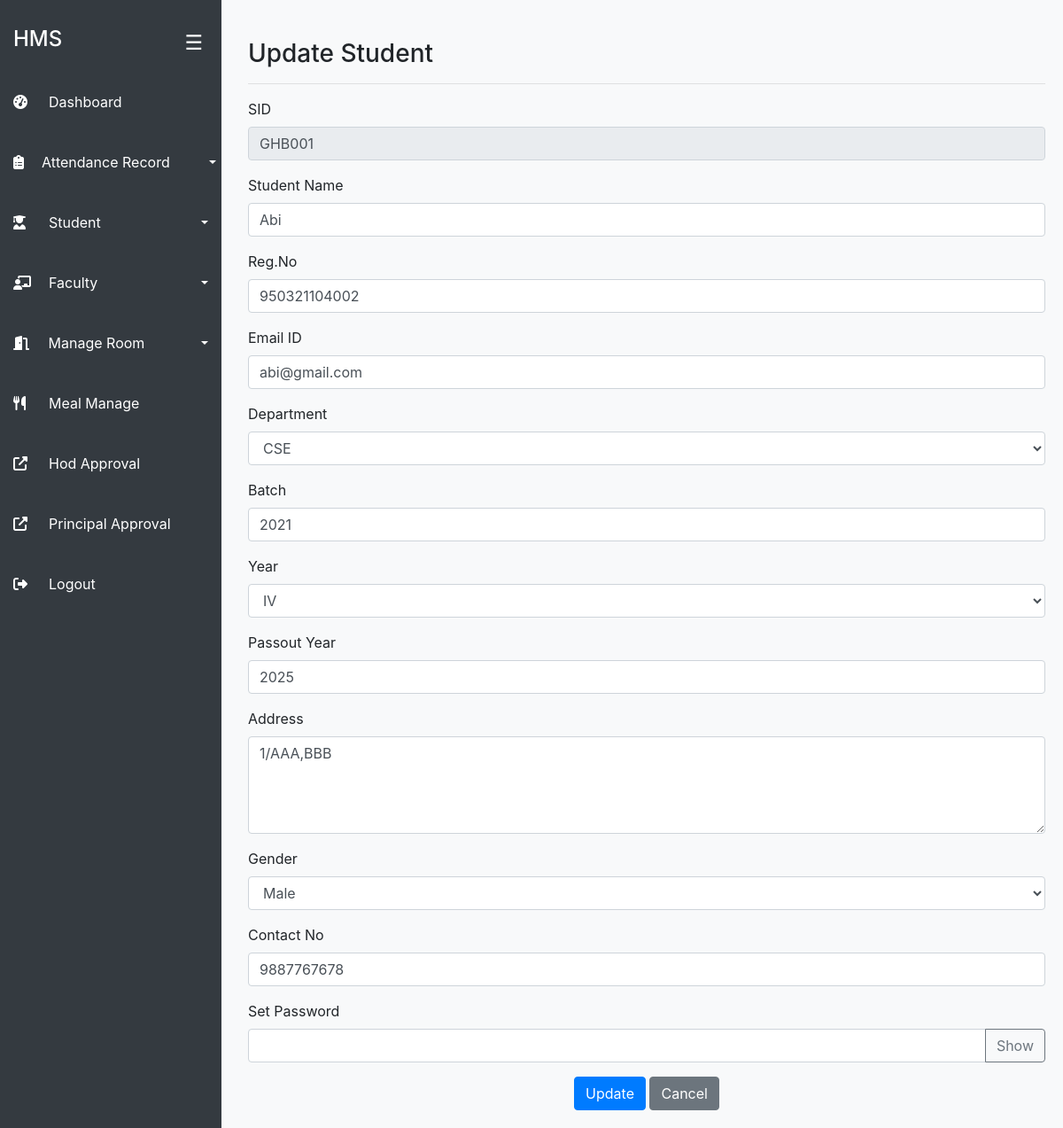
The app's page /admin/edit_student.php?id=GHB001 (signed in) with its own data.
### tables this page shows
CREATE TABLE `students` (
  `sid` varchar(200) NOT NULL,
  `name` varchar(200) NOT NULL,
  `st_id` varchar(200) NOT NULL,
  `department` varchar(350) NOT NULL,
  `gender` varchar(350) NOT NULL,
  `email` varchar(200) NOT NULL,
  `password` varchar(200) NOT NULL,
  `joining_year` year(4) NOT NULL,
  `passout_year` year(4) NOT NULL,
  `current_year` varchar(10) NOT NULL,
  `address` varchar(200) NOT NULL,
  `mobile` varchar(255) NOT NULL,
  `room_no` varchar(200) NOT NULL
);

### admin/edit_student.php (the view, shortened to what this page needs)
<?php
$sid = mysqli_real_escape_string($connection, $_GET['id']);
$query = "SELECT * FROM students WHERE sid = '$sid'";
$query_run = mysqli_query($connection, $query);
$student = mysqli_fetch_assoc($query_run);
?>
<!DOCTYPE html>
<html lang="en">
<head>
    <link rel="stylesheet" href="https://stackpath.bootstrapcdn.com/bootstrap/4.3.1/css/bootstrap.min.css">
</head>
<body style="background-color: #f8f9fa;">
<?php include('sidebar.php'); ?>
<br>
<div class="main-content" style="margin-left: 260px; padding: 20px;">
    <div class="">
        <h3>Update Student</h3>
        <hr>
        <form method="POST">
            <div class="form-group">
                <label for="sid">SID</label>
                <input type="text" class="form-control" name="sid" value="<?= $student['sid'] ?>" readonly>
            </div>
            <div class="form-group">
                <label for="name">Student Name</label>
                <input type="text" class="form-control" name="name" value="<?= $student['name'] ?>" required>
            </div>
            <div class="form-group">
                <label for="st_id">Reg.No</label>
                <input type="text" class="form-control" name="st_id" value="<?= $student['st_id'] ?>" required>
            </div>
            <div class="form-group">
                <label for="email">Email ID</label>
                <input type="email" class="form-control" name="email" value="<?= $student['email'] ?>" required>
            </div>
            <div class="form-group">
                <label for="department">Department</label>
                <select class="form-control" name="department" required>
                    <option value="<?= $student['department'] ?>" selected><?= $student['department'] ?></option>
                </select>
            </div>
            <div class="form-group">
                <label for="joining_year">Batch</label>
                <input type="number" class="form-control" name="joining_year" value="<?= $student['joining_year'] ?>" required>
            </div>
            <div class="form-group">
                <label for="current_year">Year</label>
                <select class="form-control" name="current_year" required>
                    <option value="<?= $student['current_year'] ?>" selected><?= $student['current_year'] ?></option>
                </select>
            </div>
            <div class="form-group">
                <label for="passout_year">Passout Year</label>
                <input type="number" class="form-control" name="passout_year" value="<?= $student['passout_year'] ?>" required>
            </div>
            <div class="form-group">
                <label for="address">Address</label>
                <textarea class="form-control" name="address" rows="4" required><?= $student['address'] ?></textarea>
            </div>
            <div class="form-group">
                <label for="gender">Gender</label>
                <select class="form-control" name="gender" required>
                    <option value="<?= $student['gender'] ?>" selected><?= $student['gender'] ?></option>
                </select>
            </div>
            <div class="form-group">
                <label for="mobile">Contact No</label>
                <input type="tel" class="form-control" name="mobile" value="<?= $student['mobile'] ?>" pattern="[0-9]{10}" required>
            </div>
            <div class="form-group">
                    <label for="password">Set Password</label>
                    <div class="input-group">
                    <input type="password" class="form-control" id="password" name="password" required>
                    <div class="input-group-append">
                    <button type="button" class="btn btn-outline-secondary" id="togglePassword">
                    Show
                   </button>
               </div>
            </div>
        </div>
            <center>
                <button type="submit" class="btn btn-primary" name="update_student">Update</button>
                <a href="view_students.php" class="btn btn-secondary">Cancel</a>
            </center>
        </form>
    </div>
</div>
</body>
</html>

### admin/edit_student.php (style rules this page uses)
.main-content { margin-left: 250px; padding: 20px; transition: all 0.3s ease; }
.main-content { margin-left: 260px; padding: 20px; transition: margin-left 0.3s; }

### admin/sidebar.php (style rules this page uses)
.main-content { margin-left: 250px; transition: margin-left 0.3s ease-in-out; padding: 20px; }

### records on screen
students: sid "GHB001", name "Abi", st_id "950321104002", email "abi@gmail.com", department "CSE", joining_year "2021", current_year "IV", passout_year "2025", address "1/AAA,BBB", gender "Male", mobile "9887767678"
